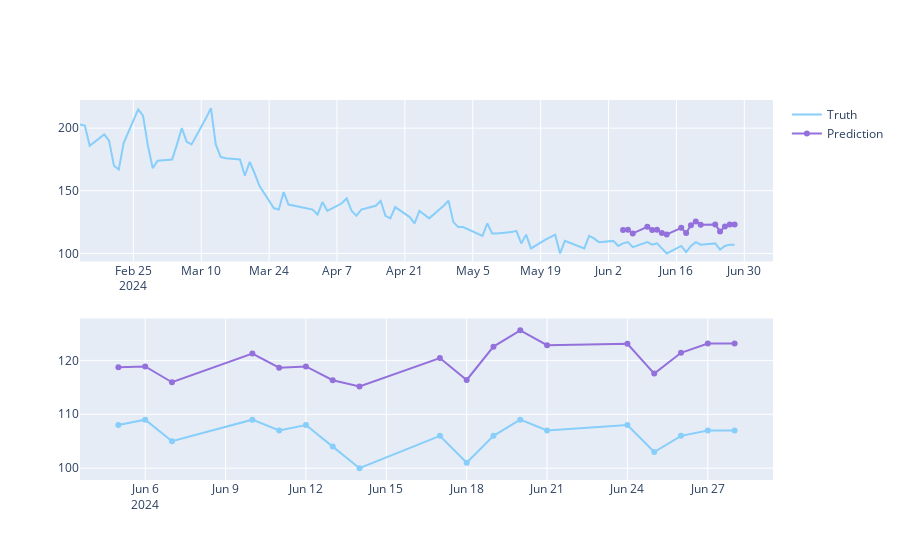

Notebook code cell kept with this figure:
### Code cell
predicted_prices = ohlc.loc[test_split_idx+1:].copy()
predicted_prices['Close'] = y_pred

fig = make_subplots(rows=2, cols=1)
fig.add_trace(go.Scatter(x=ohlc.Date, y=ohlc.Close,
                         name='Truth',
                         marker_color='LightSkyBlue'), row=1, col=1)

fig.add_trace(go.Scatter(x=predicted_prices.Date,
                         y=predicted_prices.Close,
                         name='Prediction',
                         marker_color='MediumPurple'), row=1, col=1)

fig.add_trace(go.Scatter(x=predicted_prices.Date,
                         y=y_test,
                         name='Truth',
                         marker_color='LightSkyBlue',
                         showlegend=False), row=2, col=1)

fig.add_trace(go.Scatter(x=predicted_prices.Date,
                         y=y_pred,
                         name='Prediction',
                         marker_color='MediumPurple',
                         showlegend=False), row=2, col=1)

fig.show()

### Figure 1 — Plotly figure (JSON) as saved in the notebook; plotly's stock layout.template omitted (floating-point values rounded to 4 significant figures)
{"data": [{"marker": {"color": "LightSkyBlue"}, "name": "Truth", "type": "scatter", "x": ["2024-02-14", "2024-02-15", "2024-02-16", "2024-02-19", "2024-02-20", "2024-02-21", "2024-02-22", "2024-02-23", "2024-02-26", "2024-02-27", "2024-02-28", "2024-02-29", "2024-03-01", "2024-03-04", "2024-03-05", "2024-03-06", "2024-03-07", "2024-03-08", "2024-03-11", "2024-03-12", "2024-03-13", "2024-03-14", "2024-03-15", "2024-03-18", "2024-03-19", "2024-03-20", "2024-03-21", "2024-03-22", "2024-03-25", "2024-03-26", "2024-03-27", "2024-03-28", "2024-04-02", "2024-04-03", "2024-04-04", "2024-04-05", "2024-04-08", "2024-04-09", "2024-04-10", "2024-04-11", "2024-04-12", "2024-04-15", "2024-04-16", "2024-04-17", "2024-04-18", "2024-04-19", "2024-04-22", "2024-04-23", "2024-04-24", "2024-04-25", "2024-04-26", "2024-04-29", "2024-04-30", "2024-05-01", "2024-05-02", "2024-05-03", "2024-05-07", "2024-05-08", "2024-05-09", "2024-05-10", "2024-05-13", "2024-05-14", "2024-05-15", "2024-05-16", "2024-05-17", "2024-05-20", "2024-05-21", "2024-05-22", "2024-05-23", "2024-05-24", "2024-05-28", "2024-05-29", "2024-05-30", "2024-05-31", "2024-06-03", "2024-06-04", "2024-06-05", "2024-06-06", "2024-06-07", "2024-06-10", "2024-06-11", "2024-06-12", "2024-06-13", "2024-06-14", "2024-06-17", "2024-06-18", "2024-06-19", "2024-06-20", "2024-06-21", "2024-06-24", "2024-06-25", "2024-06-26", "2024-06-27", "2024-06-28"], "xaxis": "x", "y": [203, 202, 186, 195, 190, 170, 167, 188, 215, 210, 186, 168, 174, 175, 187, 200, 189, 187, 208, 216, 187, 177, 176, 175, 162, 173, 164, 154, 136, 135, 149, 139, 135, 131, 141, 134, 140, 144, 134, 130, 135, 138, 142, 130, 128, 137, 129, 124, 134, 131, 128, 138, 142, 125, 121, 121, 114, 124, 116, 116, 117, 118, 108, 115, 104, 111, 113, 115, 100, 110, 104, 114, 112, 109, 110, 106, 108, 109, 105, 109, 107, 108, 104, 100, 106, 101, 106, 109, 107, 108, 103, 106, 107, 107], "yaxis": "y"}, {"marker": {"color": "MediumPurple"}, "name": "Prediction", "type": "scatter", "x": ["2024-06-05", "2024-06-06", "2024-06-07", "2024-06-10", "2024-06-11", "2024-06-12", "2024-06-13", "2024-06-14", "2024-06-17", "2024-06-18", "2024-06-19", "2024-06-20", "2024-06-21", "2024-06-24", "2024-06-25", "2024-06-26", "2024-06-27", "2024-06-28"], "xaxis": "x", "y": [118.7, 118.9, 115.9, 121.3, 118.6, 118.9, 116.3, 115.2, 120.4, 116.4, 122.5, 125.6, 122.8, 123.1, 117.5, 121.4, 123.1, 123.1], "yaxis": "y"}, {"marker": {"color": "LightSkyBlue"}, "name": "Truth", "showlegend": false, "type": "scatter", "x": ["2024-06-05", "2024-06-06", "2024-06-07", "2024-06-10", "2024-06-11", "2024-06-12", "2024-06-13", "2024-06-14", "2024-06-17", "2024-06-18", "2024-06-19", "2024-06-20", "2024-06-21", "2024-06-24", "2024-06-25", "2024-06-26", "2024-06-27", "2024-06-28"], "xaxis": "x2", "y": [108, 109, 105, 109, 107, 108, 104, 100, 106, 101, 106, 109, 107, 108, 103, 106, 107, 107], "yaxis": "y2"}, {"marker": {"color": "MediumPurple"}, "name": "Prediction", "showlegend": false, "type": "scatter", "x": ["2024-06-05", "2024-06-06", "2024-06-07", "2024-06-10", "2024-06-11", "2024-06-12", "2024-06-13", "2024-06-14", "2024-06-17", "2024-06-18", "2024-06-19", "2024-06-20", "2024-06-21", "2024-06-24", "2024-06-25", "2024-06-26", "2024-06-27", "2024-06-28"], "xaxis": "x2", "y": [118.7, 118.9, 115.9, 121.3, 118.6, 118.9, 116.3, 115.2, 120.4, 116.4, 122.5, 125.6, 122.8, 123.1, 117.5, 121.4, 123.1, 123.1], "yaxis": "y2"}], "layout": {"xaxis": {"anchor": "y", "domain": [0, 1]}, "xaxis2": {"anchor": "y2", "domain": [0, 1]}, "yaxis": {"anchor": "x", "domain": [0.575, 1]}, "yaxis2": {"anchor": "x2", "domain": [0, 0.425]}}}
